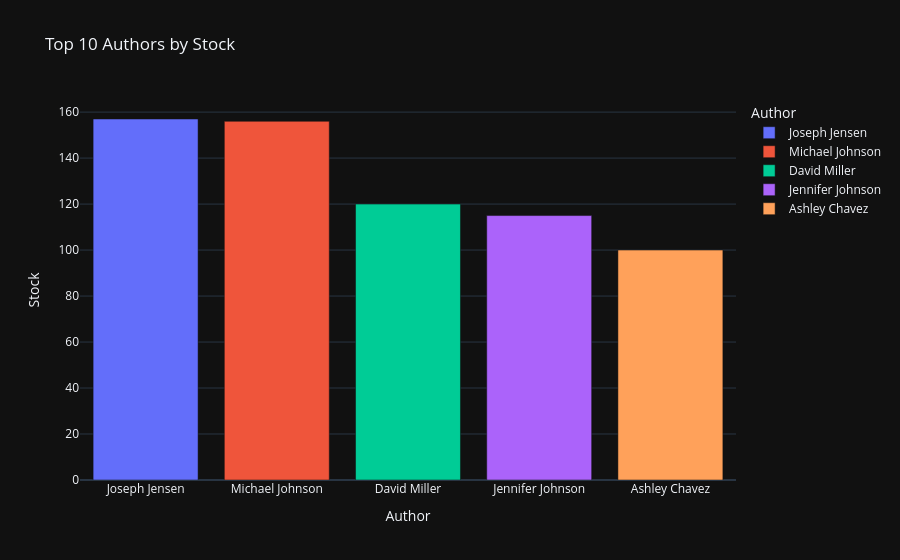

Notebook source saved alongside this figure:
### Code cell
import plotly.express as px

top_authors = toolkit.groupby("Author", as_index=False)["Stock"].sum()
top_authors = top_authors.sort_values(by="Stock", ascending=False).head(5)

fig = px.bar(top_authors, x="Author", y="Stock", color="Author",
             title="Top 10 Authors by Stock",template="plotly_dark")
fig.show()

### Figure 1 — Plotly figure (JSON) as saved in the notebook; plotly's stock layout.template omitted (floating-point values rounded to 4 significant figures)
{"data": [{"hovertemplate": "Author=%{x}<br>Stock=%{y}<extra></extra>", "legendgroup": "Joseph Jensen", "marker": {"color": "#636efa", "pattern": {"shape": ""}}, "name": "Joseph Jensen", "orientation": "v", "showlegend": true, "textposition": "auto", "type": "bar", "x": ["Joseph Jensen"], "xaxis": "x", "y": [157], "yaxis": "y"}, {"hovertemplate": "Author=%{x}<br>Stock=%{y}<extra></extra>", "legendgroup": "Michael Johnson", "marker": {"color": "#EF553B", "pattern": {"shape": ""}}, "name": "Michael Johnson", "orientation": "v", "showlegend": true, "textposition": "auto", "type": "bar", "x": ["Michael Johnson"], "xaxis": "x", "y": [156], "yaxis": "y"}, {"hovertemplate": "Author=%{x}<br>Stock=%{y}<extra></extra>", "legendgroup": "David Miller", "marker": {"color": "#00cc96", "pattern": {"shape": ""}}, "name": "David Miller", "orientation": "v", "showlegend": true, "textposition": "auto", "type": "bar", "x": ["David Miller"], "xaxis": "x", "y": [120], "yaxis": "y"}, {"hovertemplate": "Author=%{x}<br>Stock=%{y}<extra></extra>", "legendgroup": "Jennifer Johnson", "marker": {"color": "#ab63fa", "pattern": {"shape": ""}}, "name": "Jennifer Johnson", "orientation": "v", "showlegend": true, "textposition": "auto", "type": "bar", "x": ["Jennifer Johnson"], "xaxis": "x", "y": [115], "yaxis": "y"}, {"hovertemplate": "Author=%{x}<br>Stock=%{y}<extra></extra>", "legendgroup": "Ashley Chavez", "marker": {"color": "#FFA15A", "pattern": {"shape": ""}}, "name": "Ashley Chavez", "orientation": "v", "showlegend": true, "textposition": "auto", "type": "bar", "x": ["Ashley Chavez"], "xaxis": "x", "y": [100], "yaxis": "y"}], "layout": {"barmode": "relative", "legend": {"title": {"text": "Author"}, "tracegroupgap": 0}, "title": {"text": "Top 10 Authors by Stock"}, "xaxis": {"anchor": "y", "categoryarray": ["Joseph Jensen", "Michael Johnson", "David Miller", "Jennifer Johnson", "Ashley Chavez"], "categoryorder": "array", "domain": [0, 1], "title": {"text": "Author"}}, "yaxis": {"anchor": "x", "domain": [0, 1], "title": {"text": "Stock"}}}}
